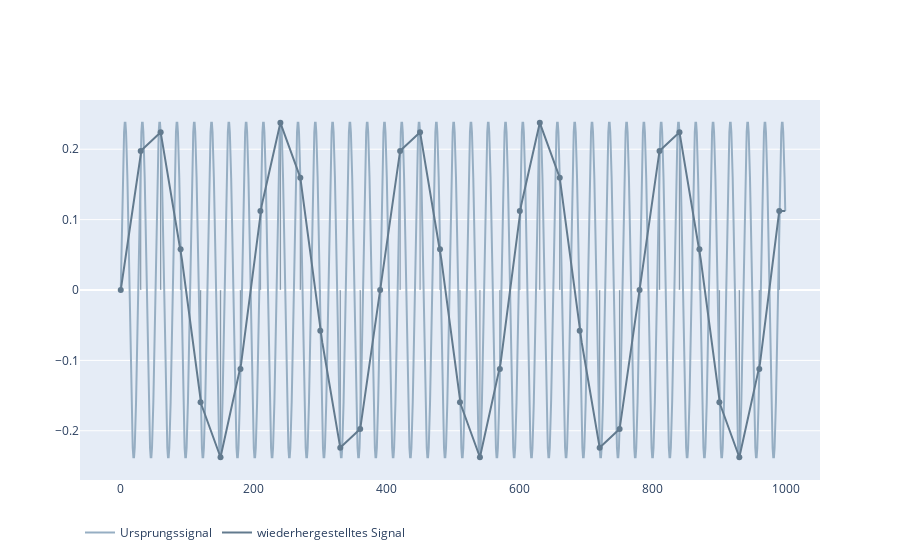

The code cell stored with this chart in its notebook:
### Code cell
fig = go.Figure()

fig.add_trace(go.Scatter(
    y=sin_curve,
    line=dict(color=COLORS['COLOR_SEQUENCE'][1]),
    mode="lines",
    name="Ursprungssignal"
))
fig.add_trace(go.Scatter(
    y=get_alias_curve( sin_curve, 30 ),
    line=dict(color=COLORS['COLOR_SEQUENCE'][0]),
    mode="lines",
    name="wiederhergestelltes Signal"
))
bar_chart = px.bar(
    x=alias_data[0,:],
    y=alias_data[1,:],
    color_discrete_sequence=[COLORS['COLOR_SEQUENCE'][0]]   
)
bar_chart.update_traces(width=2)
fig.add_trace(bar_chart.data[0])

fig.add_trace(
    px.scatter(
        x=alias_data[0,:],
        y=alias_data[1,:],
        color_discrete_sequence=[COLORS['COLOR_SEQUENCE'][0]]   
    ).data[0]
)
fig.update_layout(legend={'orientation':'h'})

fig.write_image( dotenv['ATTACHMENT_DIR'] / 'moire_mathematic' / 'alias_effect.jpg' )
fig

### Figure 1 — Plotly figure (JSON) as saved in the notebook; plotly's stock layout.template omitted (floating-point values rounded to 4 significant figures; data arrays with more than 128 entries replaced by an {"elided": "..."} marker saying what was removed)
{"data": [{"line": {"color": "#96aec3"}, "mode": "lines", "name": "Ursprungssignal", "type": "scatter", "y": {"elided": "1000 float values"}}, {"line": {"color": "#627a8e"}, "mode": "lines", "name": "wiederhergestelltes Signal", "type": "scatter", "y": {"elided": "1000 float values"}}, {"alignmentgroup": "True", "hovertemplate": "x=%{x}<br>y=%{y}<extra></extra>", "legendgroup": "", "marker": {"color": "#627a8e", "pattern": {"shape": ""}}, "name": "", "offsetgroup": "", "orientation": "v", "showlegend": false, "textposition": "auto", "type": "bar", "width": 2, "x": [0, 30, 60, 90, 120, 150, 180, 210, 240, 270, 300, 330, 360, 390, 420, 450, 480, 510, 540, 570, 600, 630, 660, 690, 720, 750, 780, 810, 840, 870, 900, 930, 960, 990], "xaxis": "x", "y": [0, 0.1976, 0.224, 0.0578, -0.1596, -0.2376, -0.1121, 0.1121, 0.2376, 0.1596, -0.0578, -0.224, -0.1976, -2.605e-15, 0.1976, 0.224, 0.0578, -0.1596, -0.2376, -0.1121, 0.1121, 0.2376, 0.1596, -0.0578, -0.224, -0.1976, -5.21e-15, 0.1976, 0.224, 0.0578, -0.1596, -0.2376, -0.1121, 0.1121], "yaxis": "y"}, {"hovertemplate": "x=%{x}<br>y=%{y}<extra></extra>", "legendgroup": "", "marker": {"color": "#627a8e", "symbol": "circle"}, "mode": "markers", "name": "", "orientation": "v", "showlegend": false, "type": "scatter", "x": [0, 30, 60, 90, 120, 150, 180, 210, 240, 270, 300, 330, 360, 390, 420, 450, 480, 510, 540, 570, 600, 630, 660, 690, 720, 750, 780, 810, 840, 870, 900, 930, 960, 990], "xaxis": "x", "y": [0, 0.1976, 0.224, 0.0578, -0.1596, -0.2376, -0.1121, 0.1121, 0.2376, 0.1596, -0.0578, -0.224, -0.1976, -2.605e-15, 0.1976, 0.224, 0.0578, -0.1596, -0.2376, -0.1121, 0.1121, 0.2376, 0.1596, -0.0578, -0.224, -0.1976, -5.21e-15, 0.1976, 0.224, 0.0578, -0.1596, -0.2376, -0.1121, 0.1121], "yaxis": "y"}], "layout": {"autosize": true, "legend": {"orientation": "h"}, "xaxis": {"autorange": true, "range": [-58.66, 1049.0], "type": "linear"}, "yaxis": {"autorange": true, "range": [-0.2768, 0.2768], "type": "linear"}}}
